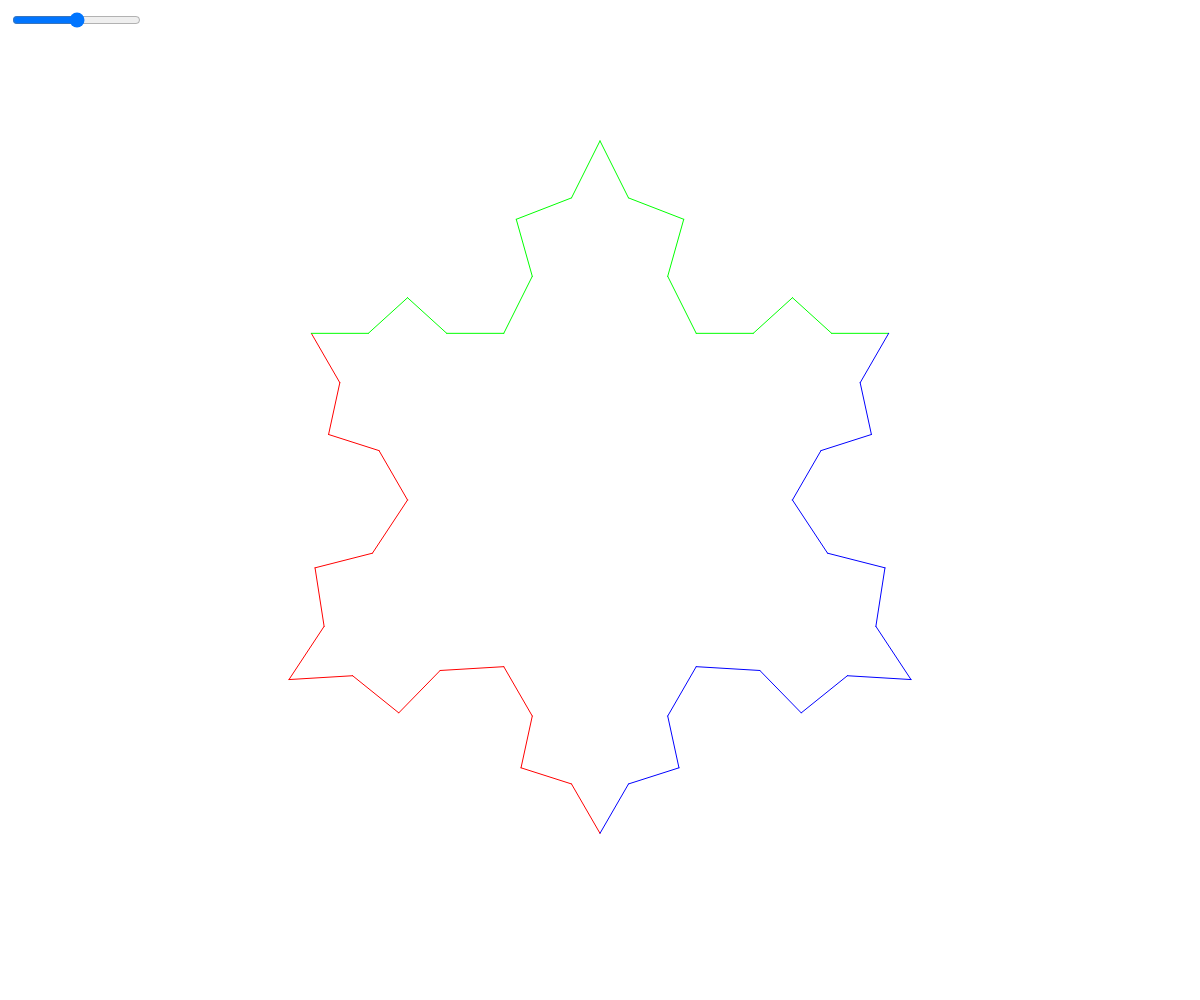
Frame 1 (no input)
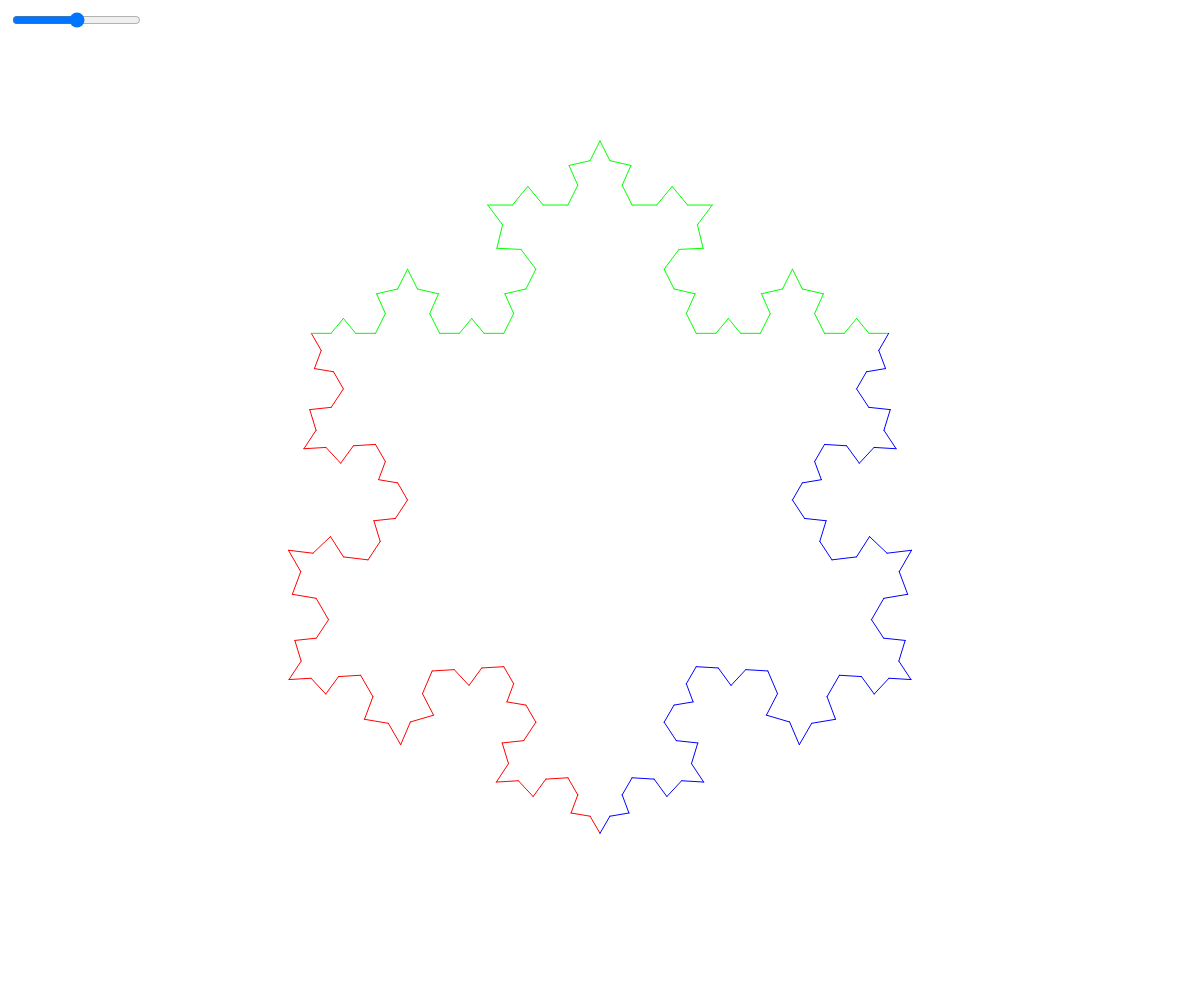
Frame 60 (no input)
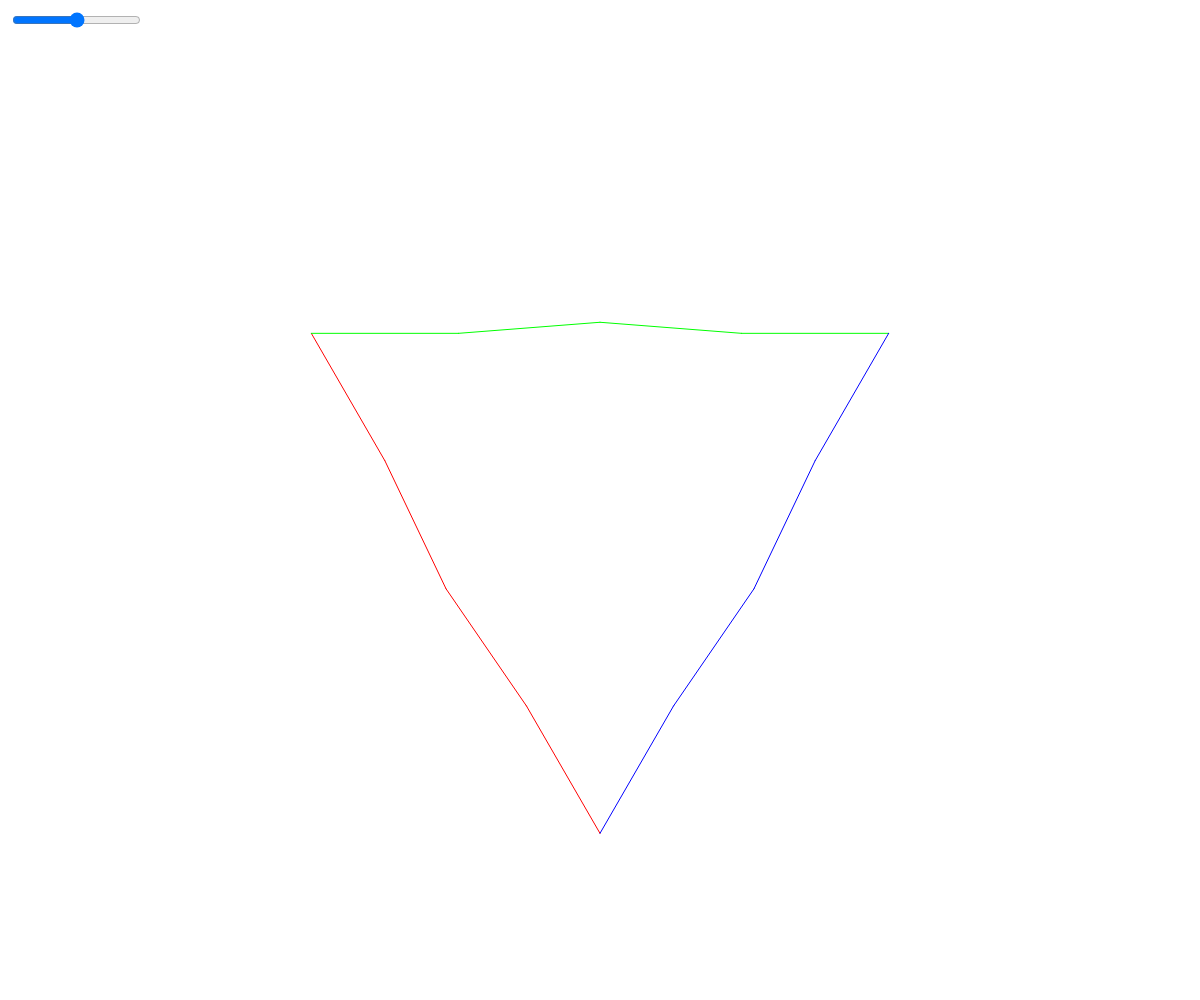
Frame 120 (the mouse pressed at the canvas centre since frame 60)

The p5.js sketch that drew these frames (run headless with seeded random() and noise() and a simulated clock; from frame 60 on, the mouse is pressed at the canvas centre):

// p5.js sketch
// ── sketch.js
let lijnstukken = [];
let diepteSlider;

let tekstDiepte;

let kleur;

function setup () {
  //zorg dat de scrollbar weg is
  document.documentElement.style.overflow = 'hidden';
  document.body.scroll = "no";

  colorMode(HSB, 255, 255, 255);
  createCanvas(windowWidth, windowHeight);
  stroke(0);

  let offset = createVector(1, 0).mult(windowHeight / 3).rotate(TWO_PI / 4);
  midden = createVector(windowWidth / 2, windowHeight / 2);

  for (let i = 0; i < 3; i++) {
    lijnstukken.push(new Lijnstuk(p5.Vector.add(midden, offset), p5.Vector.add(midden, offset.rotate(TWO_PI / 3))));
  }

  diepteSlider = createSlider(0, 3, 1.5, 0.01);
  diepteSlider.position(10, 10);

  tekstDiepte = createDiv('Depth: ' + diepteSlider.value());
  tekstDiepte.position(5, 30);
  tekstDiepte.style('color', color(255));
  tekstDiepte.style('font-size', '30px');
}

function draw () {
  clear();
  let snelheid = map(diepteSlider.value(), 0, 3, 1000, 100);
  let diepte = (1 + sin(millis() / (1001 - snelheid))) * diepteSlider.value();
  zetDiepte(diepte);

  kleur = 0;
  let deltaKleur = 255 / lijnstukken.length;
  for(lijn of lijnstukken) {
    lijn.toon();
    kleur += deltaKleur;
  }

  tekstDiepte.html('Depth: ' + diepteSlider.value());
}

function zetDiepte (d) {
  lijnstukken.forEach(l => l.diepte = d);
}

// ── lijnstuk.js
class Lijnstuk {
  constructor (start, einde, diepte = 0) {
    this.a = start;
    this.e = einde;
    let afstand = p5.Vector.sub(einde, start),
    kwart = p5.Vector.div(afstand, 4),
    derde = p5.Vector.div(afstand, 3),
    helft = p5.Vector.div(afstand, 2);
    this.b0 = p5.Vector.add(kwart, start);
    this.b1 = p5.Vector.add(derde, start);
    this.c0 = p5.Vector.add(helft, start);
    this.c1 = p5.Vector.add(helft, start).add(derde.copy().rotate(-PI/2));
    this.d0 = p5.Vector.sub(einde, kwart);
    this.d1 = p5.Vector.sub(einde, derde);
    this.innerlijkeLijnstukken = [];
    this.diepte = diepte;
  }

  vulInnerlijkeLijnstukken () {
    this.innerlijkeLijnstukken.push(
      new Lijnstuk(this.a, this.b1, this.diepte - 1),
      new Lijnstuk(this.b1, this.c1, this.diepte - 1),
      new Lijnstuk(this.c1, this.d1, this.diepte - 1),
      new Lijnstuk(this.d1, this.e, this.diepte - 1)
    );
  }

  toon () {
    if (this.diepte === 0) {
      line(this.a.x, this.a.y, this.e.x, this.e.y);
    } else if (this.diepte < 1) {
      let b = p5.Vector.lerp(this.b0, this.b1, this.diepte),
      c = p5.Vector.lerp(this.c0, this.c1, this.diepte),
      d = p5.Vector.lerp(this.d0, this.d1, this.diepte);
      stroke(kleur, 255, 255);
      line(this.a.x, this.a.y, b.x, b.y);
      line(b.x, b.y, c.x, c.y);
      line(c.x, c.y, d.x, d.y);
      line(d.x, d.y, this.e.x, this.e.y);
    } else {
      this.innerlijkeLijnstukken.forEach(s => s.toon());
    }
  }
  get diepte () {
    return this._diepte;
  }
  set diepte (diepte) {
    this._diepte = max(0, diepte);
    if (diepte >= 1) {
      if (this.innerlijkeLijnstukken.length === 0) {
        this.vulInnerlijkeLijnstukken();
      }
      this.innerlijkeLijnstukken.forEach(s => s.diepte = diepte - 1);
    }
  }
}
